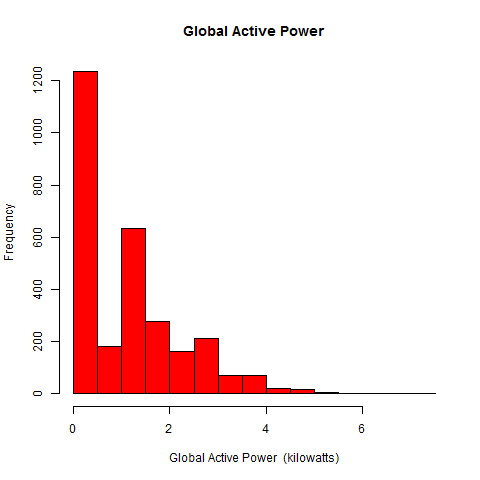

Reproduce this figure in R.
# This file should be sourced with chdir=TRUE so that commmon.R can be found.
source("common.R")
png("plot1.png")
plot1()
dev.off()
